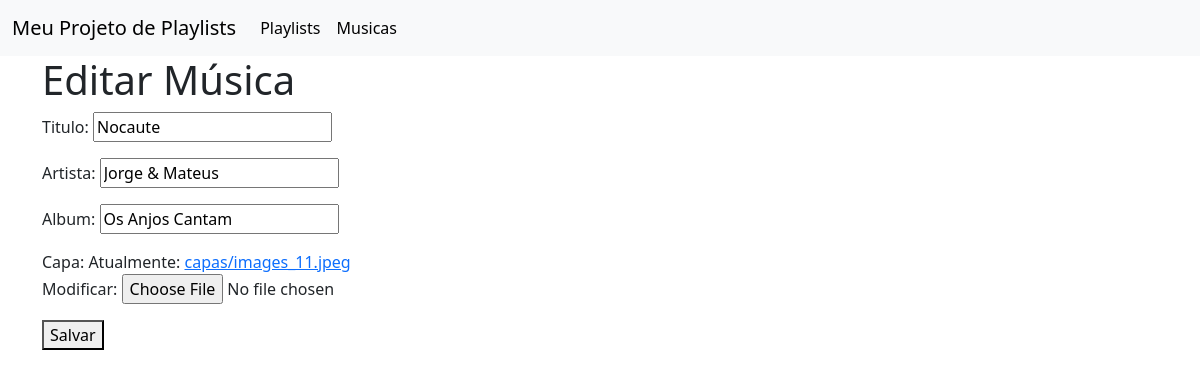
/musicas/2/edit/, run on the app's committed database.
### playlist/models.py (models this page shows, shortened)
class Musica(models.Model):
    titulo = models.CharField(max_length=100)
    artista = models.CharField(max_length=100)
    album = models.CharField(max_length=100,blank=True)
    capa = models.ImageField(upload_to='capas/', validators=[FileExtensionValidator(['png', 'jpg', 'jpeg'])])

### playlist/views.py (the view)
# urls.py: path('musicas/<int:pk>/edit/', MusicaUpdateView.as_view(), name='musica_update'),
class MusicaUpdateView(UpdateView):
    model = Musica
    form_class = MusicaForm
    template_name = 'musicas/musica_form.html'
    success_url = reverse_lazy('musica_list')

### playlist/forms.py
class MusicaForm(forms.ModelForm):
    class Meta:
        model = Musica
        fields = '__all__'

### playlist/templates/musicas/musica_form.html (shortened to what this page needs)
{% extends 'base.html' %}
{% block content %}
<h1>{% if form.instance.pk %}Editar{% else %}Criar{% endif %} Música</h1>
<form method="post" enctype="multipart/form-data">
    {{ form.as_p }}
    <button type="submit">Salvar</button>
</form>
{% endblock %}

### data on the page
Musica: titulo "Nocaute", artista "Jorge & Mateus", album "Os Anjos Cantam"
